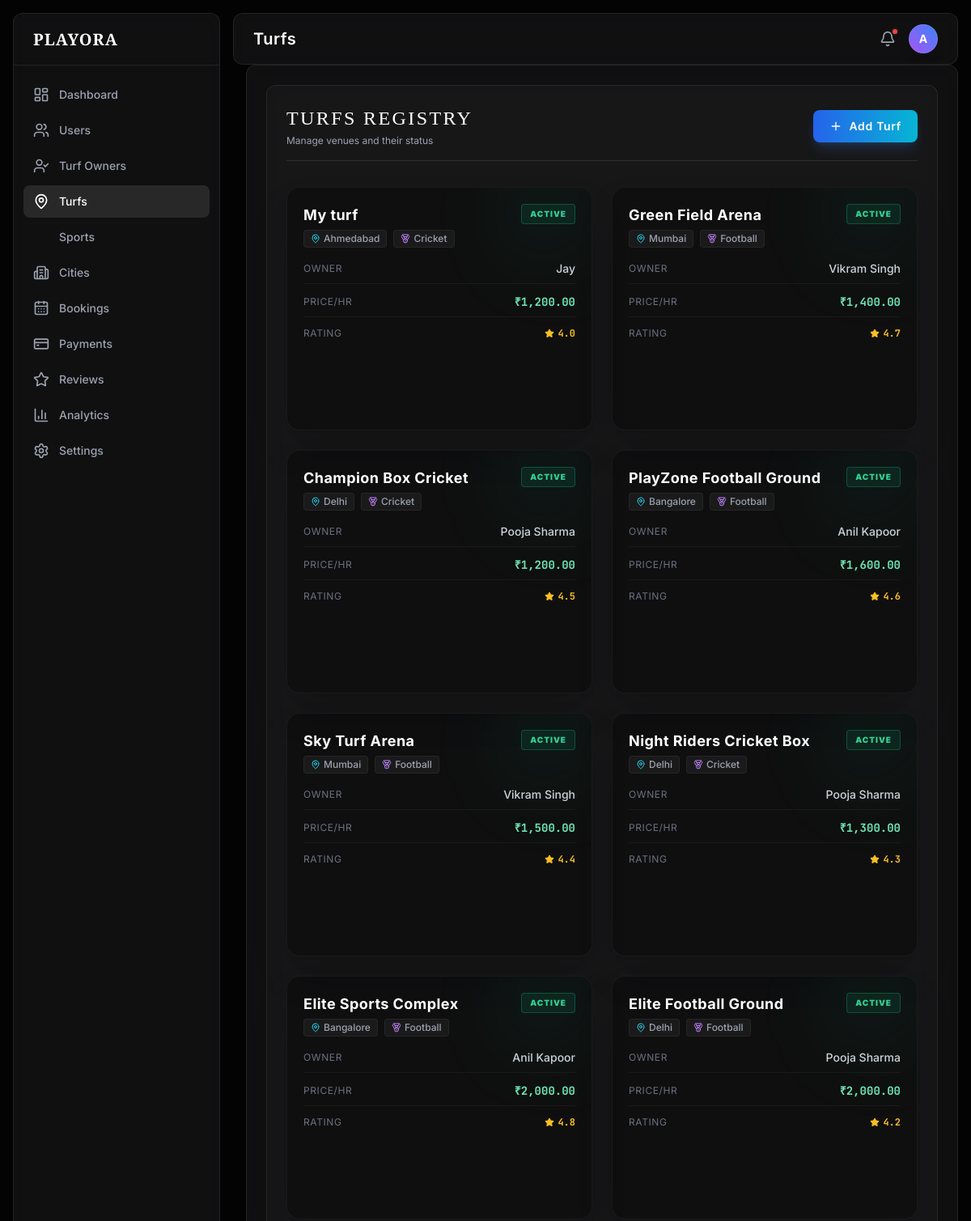
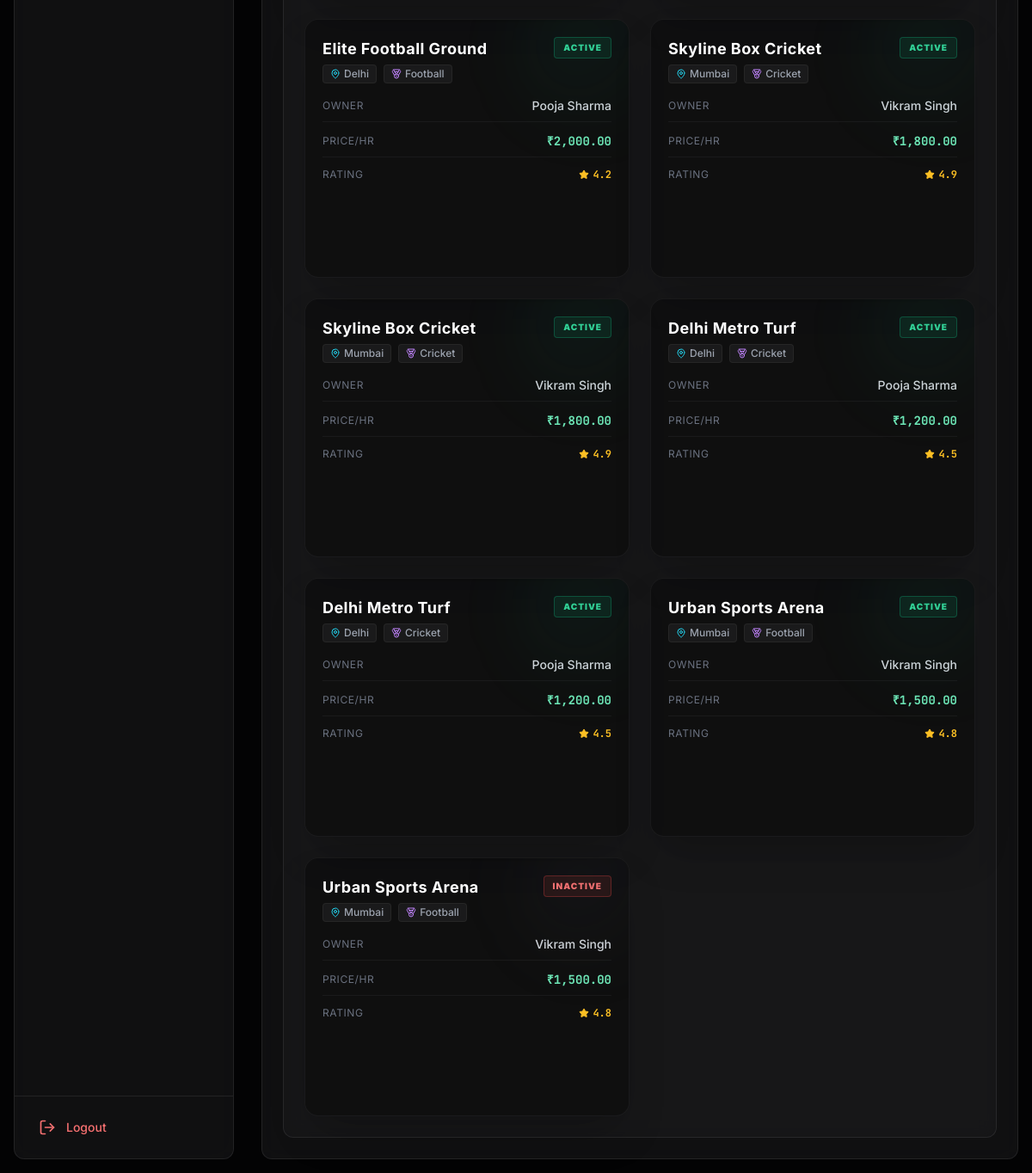
/admin/index.php?page=turfs (signed in), run on the app's committed database (2 pictures, top to bottom).
### tables this page shows
CREATE TABLE `turfs` (
  `id` int(11) NOT NULL,
  `name` varchar(150) DEFAULT NULL,
  `city_id` int(11) DEFAULT NULL,
  `address` text DEFAULT NULL,
  `sport_id` int(11) DEFAULT NULL,
  `owner_id` int(11) DEFAULT NULL,
  `price` decimal(10,2) DEFAULT NULL,
  `description` text DEFAULT NULL,
  `images` text DEFAULT NULL,
  `amenities` text DEFAULT NULL,
  `rating` decimal(2,1) DEFAULT 0.0,
  `status` enum('active','inactive') DEFAULT 'active',
  `created_at` timestamp NOT NULL DEFAULT current_timestamp()
);

CREATE TABLE `cities` (
  `id` int(11) NOT NULL,
  `name` varchar(100) DEFAULT NULL,
  `state` varchar(100) DEFAULT NULL,
  `country` varchar(100) DEFAULT NULL,
  `status` enum('active','inactive') DEFAULT 'active'
);

CREATE TABLE `sports` (
  `id` int(11) NOT NULL,
  `name` varchar(100) DEFAULT NULL,
  `icon` varchar(255) DEFAULT NULL,
  `status` enum('active','inactive') DEFAULT 'active'
);

CREATE TABLE `owners` (
  `id` int(11) NOT NULL,
  `name` varchar(100) DEFAULT NULL,
  `email` varchar(150) DEFAULT NULL,
  `phone` varchar(20) DEFAULT NULL,
  `city` varchar(100) DEFAULT NULL,
  `password` varchar(255) DEFAULT NULL,
  `status` enum('pending','approved','suspended') DEFAULT 'pending',
  `created_at` timestamp NOT NULL DEFAULT current_timestamp(),
  `reset_token` varchar(100) DEFAULT NULL
);

### admin/includes/auth.php (called while the page is built, shortened)
<?php
function e($value) {
    return htmlspecialchars($value ?? '', ENT_QUOTES, 'UTF-8');
}
?>

### admin/pages/turfs.php (the view, shortened to what this page needs)
<?php
$query = "
    SELECT t.*, c.name as city_name, s.name as sport_name, o.name as owner_name
    FROM turfs t
    LEFT JOIN cities c ON t.city_id = c.id
    LEFT JOIN sports s ON t.sport_id = s.id
    LEFT JOIN owners o ON t.owner_id = o.id
    ORDER BY t.created_at DESC
";
$turfs = $conn->query($query);
?>
<div class="glass-card p-6">
    <div class="flex justify-between items-center mb-8 border-b border-white/10 pb-4">
        <div>
            <h3 class="text-2xl font-serif text-white tracking-widest uppercase">Turfs Registry</h3>
            <p class="text-xs text-gray-400 mt-1">Manage venues and their status</p>
        </div>
        <a href="index.php?page=turf-add" class="bg-gradient-to-r from-blue-600 to-cyan-500 hover:from-blue-500 hover:to-cyan-400 text-white px-5 py-2.5 rounded-lg text-sm font-semibold tracking-wider transition-all flex items-center shadow-lg shadow-blue-500/20 active:scale-95">
            <i data-lucide="plus" class="w-4 h-4 mr-2"></i> Add Turf
        </a>
    </div>
    <div class="grid grid-cols-1 md:grid-cols-2 xl:grid-cols-3 gap-6">
        <?php if ($turfs && $turfs->num_rows > 0): ?>
            <?php while($t = $turfs->fetch_assoc()): ?>
                <div class="bg-void/40 border border-white/5 rounded-2xl p-5 hover:border-white/20 transition-all group relative overflow-hidden flex flex-col justify-between shadow-2xl">
                    <div class="absolute -right-10 -top-10 w-40 h-40 bg-gradient-to-br from-<?php echo ($t['status'] === 'active' ? 'emerald' : 'gray'); ?>-500/10 to-transparent blur-2xl pointer-events-none rounded-full"></div>
                    <div>
                        <div class="flex justify-between items-start mb-4">
                            <div>
                                <h4 class="text-lg font-bold text-white mb-1 tracking-wide"><?php echo e($t['name']); ?></h4>
                                <div class="flex items-center gap-2 text-xs text-gray-400 font-medium">
                                    <span class="flex items-center bg-white/5 px-2 py-0.5 rounded border border-white/5"><i data-lucide="map-pin" class="w-3 h-3 mr-1 text-cyan-400"></i> <?php echo e($t['city_name'] ?: 'N/A'); ?></span>
                                    <span class="flex items-center bg-white/5 px-2 py-0.5 rounded border border-white/5"><i data-lucide="medal" class="w-3 h-3 mr-1 text-purple-400"></i> <?php echo e($t['sport_name'] ?: 'N/A'); ?></span>
                                </div>
                            </div>
                            <span class="px-2.5 py-1 text-[10px] font-black uppercase tracking-widest rounded border <?php echo $t['status'] === 'active' ? 'border-emerald-500/30 text-emerald-400 bg-emerald-500/10' : 'border-red-500/30 text-red-400 bg-red-500/10'; ?>">
                                <?php echo e($t['status']); ?>
                            </span>
                        </div>
                        <div class="space-y-2 text-sm text-gray-300 mb-6">
                            <p class="flex items-center justify-between border-b border-white/5 pb-2">
                                <span class="text-gray-500 text-xs uppercase tracking-wider">Owner</span>
                                <span class="font-medium"><?php echo e($t['owner_name'] ?: 'No Owner'); ?></span>
                            </p>
                            <p class="flex items-center justify-between border-b border-white/5 pb-2 pt-1">
                                <span class="text-gray-500 text-xs uppercase tracking-wider">Price/Hr</span>
                                <span class="font-mono text-emerald-300 font-bold">₹<?php echo number_format($t['price'], 2); ?></span>
                            </p>
                            <p class="flex items-center justify-between pt-1">
                                <span class="text-gray-500 text-xs uppercase tracking-wider">Rating</span>
                                <span class="text-amber-400 flex items-center font-bold font-mono text-xs"><i data-lucide="star" class="w-3 h-3 fill-amber-400 mr-1"></i> <?php echo number_format($t['rating'], 1); ?></span>
                            </p>
                        </div>
                    </div>
                </div>
            <?php endwhile; ?>
        <?php endif; ?>
    </div>
</div>

### admin/includes/head.php (style rules this page uses)
body { background-color: #030304; color: #f9f9fa; }
.glass-card { background: rgba(26, 26, 28, 0.6); backdrop-filter: blur(12px); border: 1px solid rgba(255, 255, 255, 0.08); border-radius: 0.75rem; }

### data on the page
turfs: name "My turf", city.name "Ahmedabad", sport.name "Cricket", status "ACTIVE", owner.name "Jay", price "1,200.00", rating "4.0"
turfs: name "Green Field Arena", city.name "Mumbai", sport.name "Football", status "ACTIVE", owner.name "Vikram Singh", price "1,400.00", rating "4.7"
turfs: name "Champion Box Cricket", city.name "Delhi", sport.name "Cricket", status "ACTIVE", owner.name "Pooja Sharma", price "1,200.00", rating "4.5"
turfs: name "PlayZone Football Ground", city.name "Bangalore", sport.name "Football", status "ACTIVE", owner.name "Anil Kapoor", price "1,600.00", rating "4.6"
turfs: name "Sky Turf Arena", city.name "Mumbai", sport.name "Football", status "ACTIVE", owner.name "Vikram Singh", price "1,500.00", rating "4.4"
turfs: name "Night Riders Cricket Box", city.name "Delhi", sport.name "Cricket", status "ACTIVE", owner.name "Pooja Sharma", price "1,300.00", rating "4.3"
turfs: name "Elite Sports Complex", city.name "Bangalore", sport.name "Football", status "ACTIVE", owner.name "Anil Kapoor", price "2,000.00", rating "4.8"
turfs: name "Elite Football Ground", city.name "Delhi", sport.name "Football", status "ACTIVE", owner.name "Pooja Sharma", price "2,000.00", rating "4.2"
turfs: name "Elite Football Ground", city.name "Delhi", sport.name "Football", status "ACTIVE", owner.name "Pooja Sharma", price "2,000.00", rating "4.2"
turfs: name "Skyline Box Cricket", city.name "Mumbai", sport.name "Cricket", status "ACTIVE", owner.name "Vikram Singh", price "1,800.00", rating "4.9"
turfs: name "Skyline Box Cricket", city.name "Mumbai", sport.name "Cricket", status "ACTIVE", owner.name "Vikram Singh", price "1,800.00", rating "4.9"
turfs: name "Delhi Metro Turf", city.name "Delhi", sport.name "Cricket", status "ACTIVE", owner.name "Pooja Sharma", price "1,200.00", rating "4.5"
turfs: name "Delhi Metro Turf", city.name "Delhi", sport.name "Cricket", status "ACTIVE", owner.name "Pooja Sharma", price "1,200.00", rating "4.5"
turfs: name "Urban Sports Arena", city.name "Mumbai", sport.name "Football", status "ACTIVE", owner.name "Vikram Singh", price "1,500.00", rating "4.8"
turfs: name "Urban Sports Arena", city.name "Mumbai", sport.name "Football", status "INACTIVE", owner.name "Vikram Singh", price "1,500.00", rating "4.8"

### other printed values
$item['label'] "Dashboard"
$item['label'] "Users"
$item['label'] "Turf Owners"
$item['label'] "Turfs"
$item['label'] "Sports"
$item['label'] "Cities"
$item['label'] "Bookings"
$item['label'] "Payments"
$item['label'] "Reviews"
$item['label'] "Analytics"
$item['label'] "Settings"
str_replace('-', ' ', $_GET['page']) "Turfs"
